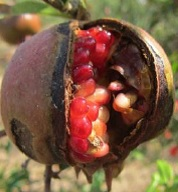
#> input picture test/fruit-class1/dfs1.jpg, 178 x 192 px, found by its file name; its folder holds only this picture in this run
$ python Ap_rgbhisto.py   (older library calls are emulated)
#> lines starting #> are read from the running program, lines starting #| are printed output that depends on the picture
# Get all PDF documents in current directory
import os
import cv2
import numpy as np
import matplotlib.pyplot as plt
import PIL
from PIL import Image


i=0
path="./fruit-class1/"
#path="./leaf-class1/"


imageslist = []
for filename in os.listdir(path):
    if filename.endswith(".jpg"):
        imageslist.append(filename)
        print(filename)

imageslist.sort(key=str.lower)

#from PyPDF2 import PdfWriter, PdfReader


filename=imageslist[i]
image = cv2.imread( path+filename )
#> image is the input picture: shape (192, 178, 3); mean B, G, R 67.4, 92.1, 123.4

#cv2.imshow('Original', image)
#cv2.waitKey(5000)

img_gray = cv2. cvtColor(image, cv2.COLOR_BGR2GRAY)
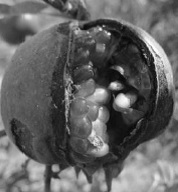
#> img_gray: shape (192, 178); min 4, max 254, mean 98.6

#plt.imshow(img_gray, cmap=plt.get_cmap('gray'), vmin=0, vmax=1)

#image =PIL.Image.open("Images/"+imageslist[0] )

#img_gray = image.convert("L")


img_normalized = cv2.normalize(img_gray, None, 0, 1, cv2.NORM_MINMAX, dtype=cv2.CV_32F)

# [14 lines of commented-out code are left out]
fig=plt.hist(img_normalized.ravel(),256,[0,1])
plt.title('Mean')
plt.xlabel("value")
plt.ylabel("Frequency")
#plt.savefig(path+filename+"normalizedHisto.png")


#plt.figure()

#f, axarr = plt.subplots(3,1,figsize =(10, 7),tight_layout = True)
#axarr[0].imshow(image)
#axarr[1].imshow(img_gray)
#axarr[2].imshow(img_normalized)
#axarr[0].imshow(histo)

#for i, col in enumerate(['b', 'g', 'r']):
hist = cv2.calcHist([image],[0], None, [256], [0, 256])
#> hist = 256 values, max 392 at index 26, min 0 at index 231, mean 133.5
plt.plot(hist, color = 'b')
plt.xlim([0, 256])

#plt.show()

hist = cv2.calcHist([image], [1], None, [256], [0, 256])
#> hist = 256 values, max 316 at index 29, min 1 at index 249, mean 133.5
plt.plot(hist, color = 'g')
plt.xlim([0, 256])

#plt.show()

hist = cv2.calcHist([image], [2], None, [256], [0, 256])
#> hist = 256 values, max 303 at index 116, min 0 at index 0, mean 133.5
plt.plot(hist, color = 'r')
plt.xlim([0, 256])

#plt.show()


#plt.show()


for filename in imageslist:
    image = cv2.imread(path+filename)
    img_gray = cv2. cvtColor(image, cv2.COLOR_BGR2GRAY)
    img_normalized = cv2.normalize(img_gray, None, 0, 1, cv2.NORM_MINMAX, dtype=cv2.CV_32F)

    fig, (ax1, ax2) = plt.subplots(2)
    ax1.imshow(img_normalized)

    ax2=plt.hist(img_normalized.ravel(),256,[0,1])
    plt.hist(img_normalized.ravel(),256,[0,1])
    plt.title('Mean')
    plt.xlabel("value")
    plt.ylabel("Frequency")
    plt.savefig(path+filename+"Histo-gray.png")
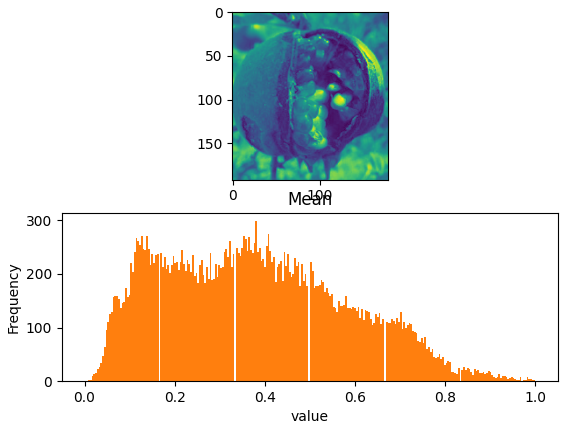
#> figure drawn by matplotlib, 2 panels; panel 2: tallest bar 298 high, from x = 0.379 to 0.383; panel 2: tallest bar 298 high, from x = 0.379 to 0.383
    plt.clf()

# end of combined image historgram gray
    plt.subplot(3, 1, 1)
    plt.subplots_adjust(left=0.1, bottom=0.09,right=0.9,top=0.9,wspace=0.4,hspace=0.4)
    plt.title("histogram of Blue")
    hist = cv2.calcHist([image],[0], None, [256], [0, 256])
#> hist = 256 values, max 392 at index 26, min 0 at index 231, mean 133.5
    plt.plot(hist, color = 'blue')
    plt.xlim([0, 256])
    #plt.savefig(path+filename+"Histo-B.png")

    plt.subplot(3, 1, 2)
    plt.title("histogram of  Red")
    hist2 = cv2.calcHist([image], [1], None, [256], [0, 256])
#> hist2 = 256 values, max 316 at index 29, min 1 at index 249, mean 133.5
    plt.plot(hist2, color = 'red')
    plt.xlim([0, 256])
    #plt.savefig(path+filename+"Histo-G.png")

    plt.subplot(3, 1, 3)
    plt.title("histogram of Green")
    hist3 = cv2.calcHist([image], [2], None, [256], [0, 256])
#> hist3 = 256 values, max 303 at index 116, min 0 at index 0, mean 133.5
    plt.plot(hist3, color = 'green')
    plt.xlim([0, 256])
    plt.savefig(path+filename+"Histo-R.png");
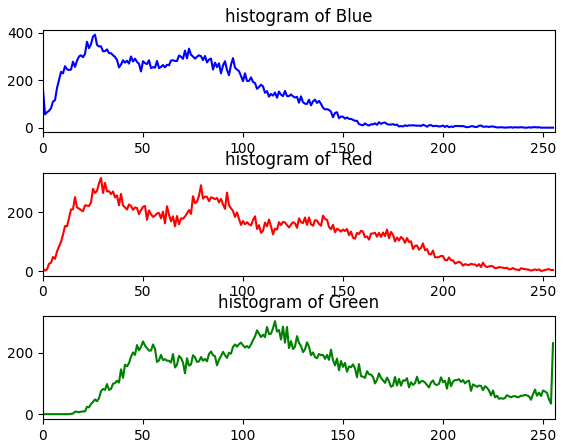
#> figure drawn by matplotlib, 3 panels; panel 1: curve peaks at x = 26, y = 392; panel 2: curve peaks at x = 29, y = 316; panel 3: curve peaks at x = 116, y = 303
    plt.clf()


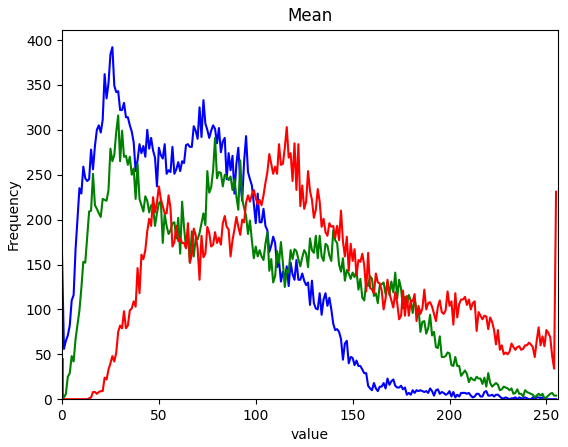
#> figure drawn by matplotlib, 1 panel; tallest bar 298 high, from x = 0.379 to 0.383; curve peaks at x = 26, y = 392; curve peaks at x = 29, y = 316; curve peaks at x = 116, y = 303
